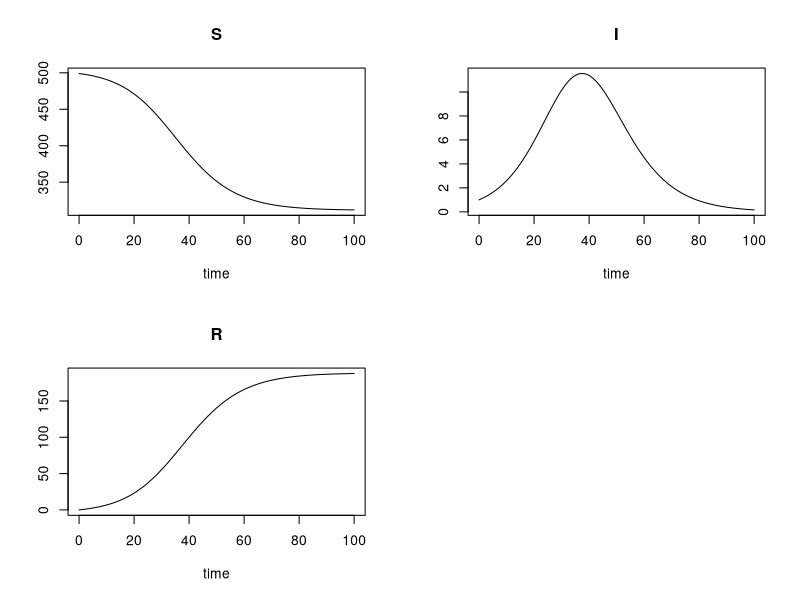

Write R code to recreate this figure.
library(deSolve)



SIR <- function(tau, vals, parms) {
  nu <- parms['nu']
  beta <- parms['beta']

  S <- vals['S']
  I <- vals['I']

  dS <- - beta * I * S 
  dI <- beta * I * S - nu * I
  dR <- nu * I

  list(c(dS, dI, dR))
}


vals <- c(S = 499, I = 1, R = 0)

h <- .1
times <- seq(0, 100, h)

out <- lsoda(vals, times, SIR, parms = c(nu = 4e-1, beta = 1e-3))
plot(out)
